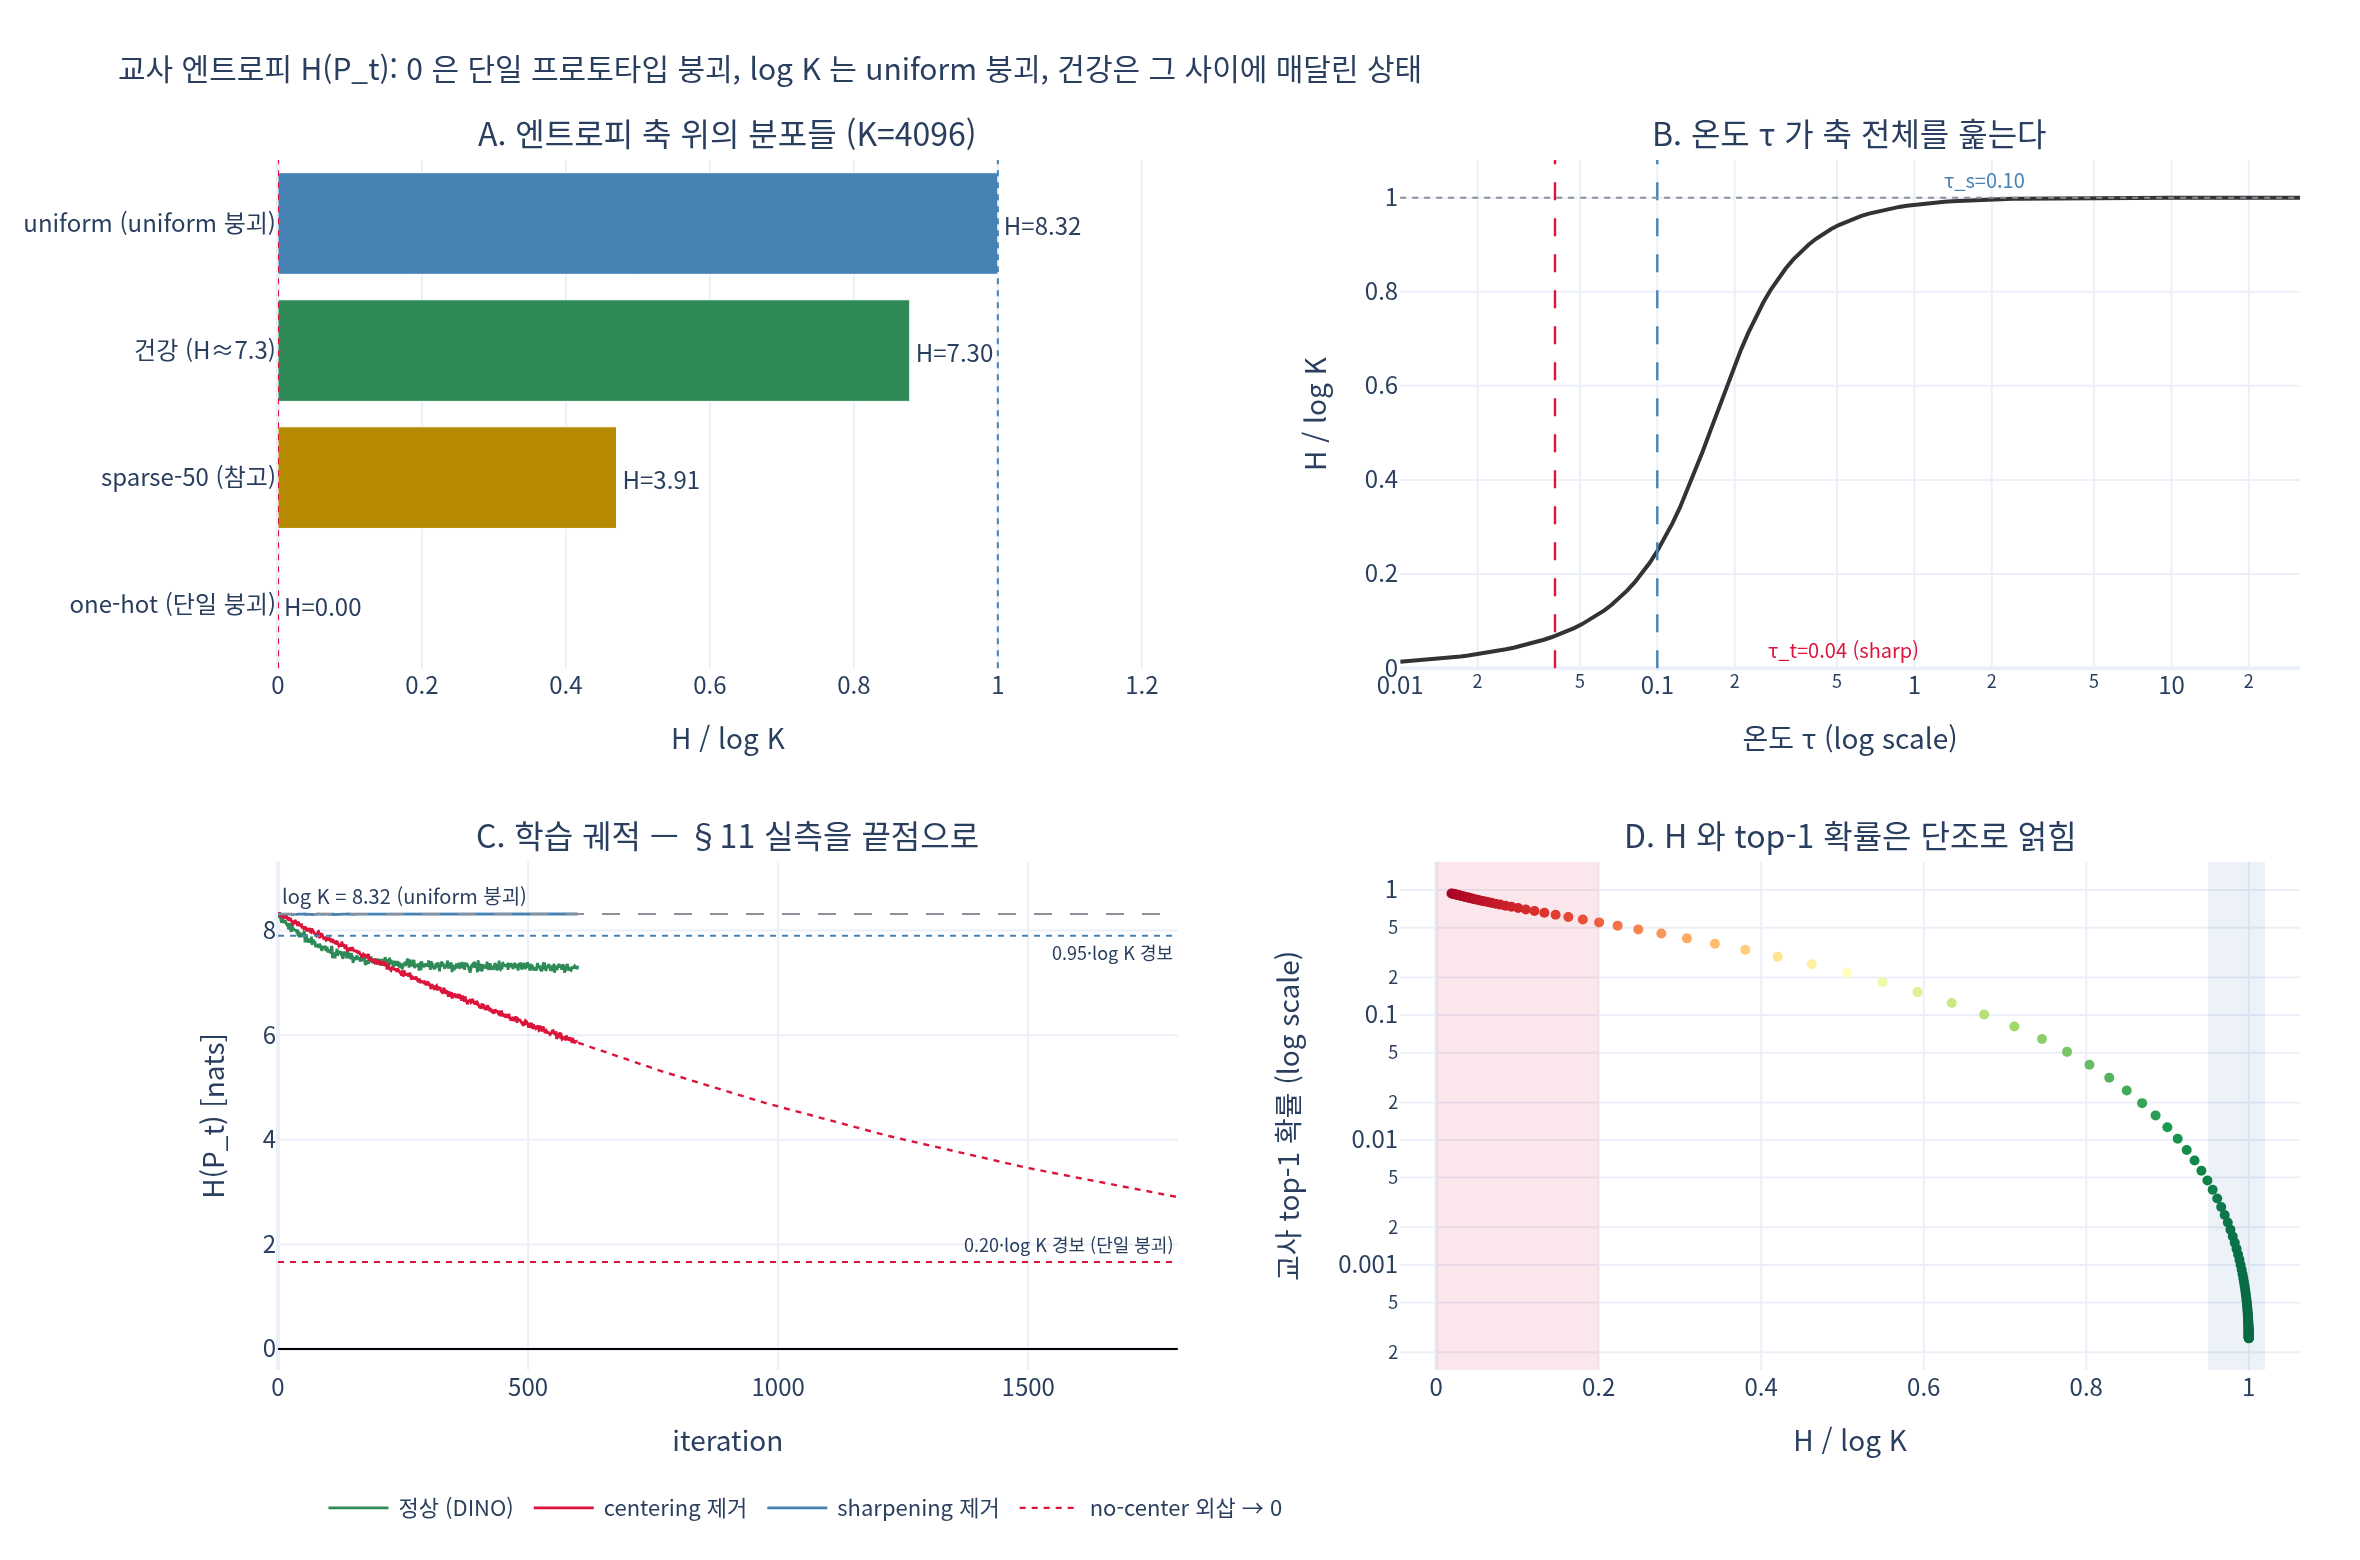

Python code for this plot:
# %% [markdown]
# # 교사 엔트로피 $H(P_t)$ 축 위의 세 구역
#
# DINO 사전학습에는 검증이 없다. loss는 붕괴할수록 오히려 **더 잘 내려간다**.
# 그래서 실제로 봐야 하는 진단량은 교사 분포의 모양, 그 중에서도 엔트로피다.
#
# $$
# H(P_t) \;=\; -\sum_{k=1}^{K} P_t(k)\,\log P_t(k)
# \;\in\; [\,0,\ \log K\,]
# $$
#
# | 구역 | 값 | 의미 |
# |---|---|---|
# | 왼쪽 끝 | $H \to 0$ | 항상 같은 one-hot → **단일 프로토타입 붕괴** (centering 실패) |
# | 오른쪽 끝 | $H \to \log K$ | 모든 입력이 $1/K$ flat → **uniform 붕괴** (sharpening 실패) |
# | 그 사이 | $0 \ll H \ll \log K$ | 두 힘이 균형 잡힌 **건강한 "매달린" 상태** |
#
# 이 스크립트는 $K = 4096$ 에서
# (1) 세 합성 분포를 축 위에 찍어 보고,
# (2) 온도 $\tau$ 하나로 엔트로피가 $0 \leftrightarrow \log K$ 를 연속으로 오가는 것을 보고,
# (3) 워크스루 §11 실측값을 시작/끝점으로 삼은 세 가지 "학습 궤적"에 경보선을 얹고,
# (4) 엔트로피와 top-1 확률이 단조로 얽혀 있음을 확인한다.

# %%
# 필요 패키지: numpy, plotly, kaleido  (torch 불필요 — numpy만으로 계산)
import os
import math

import numpy as np
import plotly.graph_objects as go
from plotly.subplots import make_subplots


def _show(fig):
    try:
        from IPython import get_ipython
        if get_ipython() is not None:  # VSCode 셀/Jupyter에서만 렌더링
            fig.show()
    except ImportError:
        pass


try:
    HERE = os.path.dirname(os.path.abspath(__file__))
except NameError:                      # 대화형 환경
    HERE = os.getcwd()

RNG = np.random.default_rng(0)
FONT = "Noto Sans CJK KR, Noto Sans KR, DejaVu Sans"

K = 4096                               # 워크스루의 OUT_DIM
LOGK = math.log(K)
print(f"K = {K},  log K = {LOGK:.4f} nats,  1/K = {1/K:.6f}")
# 출력: K = 4096,  log K = 8.3178 nats,  1/K = 0.000244


def entropy(p, axis=-1):
    """행별 섀넌 엔트로피 [nats]."""
    p = np.asarray(p, dtype=np.float64)
    return -(p * np.log(np.clip(p, 1e-300, None))).sum(axis=axis)


def softmax(z, tau=1.0, axis=-1):
    x = np.asarray(z, dtype=np.float64) / tau
    x = x - x.max(axis=axis, keepdims=True)
    e = np.exp(x)
    return e / e.sum(axis=axis, keepdims=True)


# %% [markdown]
# ## 1. $K$ 별 $\log K$ — 축의 오른쪽 끝은 $K$ 가 정한다
#
# 엔트로피의 절대값은 $K$ 를 모르면 해석할 수 없다. 항상 $\log K$ 대비 비율로 본다.

# %%
for k in (512, 4096, 65536):
    print(f"K={k:6d}  log K = {math.log(k):7.4f}   (DINO 기본값 K=65536)")
# 출력: K=   512  log K =  6.2383   (DINO 기본값 K=65536)
# 출력: K=  4096  log K =  8.3178   (DINO 기본값 K=65536)
# 출력: K= 65536  log K = 11.0904   (DINO 기본값 K=65536)

# %% [markdown]
# ## 2. 세 합성 분포를 축 위에 찍기
#
# - **one-hot**: 한 프로토타입에 $1-\varepsilon$ → $H \approx 0$
# - **uniform**: 모든 $k$ 에 $1/K$ → $H = \log K$
# - **건강**: 소수의 프로토타입에 확률이 몰려 있지만 여전히 여러 개가 살아 있는 분포.
#   워크스루 §11 의 정상 실측 $H \approx 7.3$ 에 맞추려고 랜덤 로짓의 온도를 이분법으로 조정했다.
# - **sparse-50**: 참고용 — 50개 프로토타입에만 균등, $H = \log 50 \approx 3.91$

# %%
eps = 1e-6
p_onehot = np.full(K, eps / (K - 1))
p_onehot[0] = 1.0 - eps

p_uniform = np.full(K, 1.0 / K)

p_sparse50 = np.zeros(K)
p_sparse50[:50] = 1.0 / 50

# 목표 엔트로피(7.30 nats)를 내는 온도를 이분법으로 찾는다
z_base = RNG.standard_normal(K)


def tau_for_entropy(z, target, lo=1e-3, hi=1e3, iters=200):
    for _ in range(iters):
        mid = math.sqrt(lo * hi)
        if entropy(softmax(z, mid)) < target:   # H는 tau에 대해 단조 증가
            lo = mid
        else:
            hi = mid
    return math.sqrt(lo * hi)


tau_healthy = tau_for_entropy(z_base, 7.30)
p_healthy = softmax(z_base, tau_healthy)

dists = {
    "one-hot (단일 붕괴)": p_onehot,
    "sparse-50 (참고)": p_sparse50,
    "건강 (H≈7.3)": p_healthy,
    "uniform (uniform 붕괴)": p_uniform,
}
print(f"목표 H=7.30 을 만드는 tau = {tau_healthy:.4f}\n")
print(f"{'분포':26s} {'H [nats]':>10s} {'H/logK':>8s} {'top-1 p':>9s} {'유효 프로토타입 exp(H)':>22s}")
for name, p in dists.items():
    H = entropy(p)
    print(f"{name:26s} {H:10.4f} {H/LOGK:8.3f} {p.max():9.4f} {math.exp(H):22.1f}")
# 출력: 목표 H=7.30 을 만드는 tau = 0.6734
# 출력:
# 출력: 분포                           H [nats]   H/logK   top-1 p        유효 프로토타입 exp(H)
# 출력: one-hot (단일 붕괴)                0.0000    0.000    1.0000                    1.0
# 출력: sparse-50 (참고)                 3.9120    0.470    0.0200                   50.0
# 출력: 건강 (H≈7.3)                     7.3000    0.878    0.0107                 1480.3
# 출력: uniform (uniform 붕괴)           8.3178    1.000    0.0002                 4096.0

# %% [markdown]
# $\exp(H)$ 는 "몇 개의 프로토타입이 실질적으로 살아 있나"(perplexity)로 읽으면 편하다.
# 건강한 $H=7.3$ 은 $K=4096$ 중 약 1480개가 살아 있다는 뜻 — 붕괴(1개)와 무의미(4096개) 사이다.

# %% [markdown]
# ## 3. 온도 $\tau$ 하나가 축 전체를 훑는다
#
# 같은 로짓이라도 $\tau \to 0$ 이면 one-hot($H\to 0$), $\tau \to \infty$ 면 uniform($H \to \log K$).
# 그래서 **sharpening**($\tau_t = 0.04$)은 왼쪽으로, **centering**은 오른쪽(정확히는 분포를 흩어)으로 민다.
# DINO는 $\tau_t < \tau_s = 0.1$ 이라는 부등호로 교사를 학생보다 왼쪽에 세워 학습 신호를 만든다.

# %%
taus = np.logspace(-2.0, 1.5, 120)
Z = RNG.standard_normal((256, K)) * 0.5          # 배치 256개의 교사 로짓
H_sweep = np.array([entropy(softmax(Z, t)).mean() for t in taus])
norm_sweep = H_sweep / LOGK

for t in (0.02, 0.04, 0.1, 1.0, 10.0):
    h = entropy(softmax(Z, t)).mean()
    print(f"tau={t:6.2f}   H={h:7.4f}   H/logK={h/LOGK:.3f}")
# 출력: tau=  0.02   H= 0.2475   H/logK=0.030
# 출력: tau=  0.04   H= 0.5693   H/logK=0.068
# 출력: tau=  0.10   H= 2.0711   H/logK=0.249
# 출력: tau=  1.00   H= 8.1926   H/logK=0.985
# 출력: tau= 10.00   H= 8.3165   H/logK=1.000
# 출력:   (tau=0.04 에서 H/logK=0.07 — sharpening 은 축의 왼쪽 끝으로 강하게 민다)

# %% [markdown]
# ## 4. 합성 학습 궤적 + 경보선
#
# 워크스루 §11 의 실측(3 epoch 미니 학습, $K=4096$)을 시작/끝점으로 삼는다.
#
# | 설정 | $H(P_t)$ 끝값 | $H/\log K$ | 판정 |
# |---|---|---|---|
# | DINO (center + sharpen) | 7.2 ~ 7.4 | 0.87 ~ 0.89 | 건강 — 두 끝 사이에 **매달림** |
# | centering 제거 | 5.86 이고 **계속 하강 중** | 0.70 ↓ | 단일 프로토타입 붕괴로 가는 중 |
# | sharpening 제거 ($\tau_t=\tau_s$) | $\approx 8.33 \approx \log K$ | 1.00 (정지) | uniform 붕괴 |
#
# 핵심은 **절대값이 아니라 추세**다. 5.86 자체는 "낮아서 나쁜" 값이 아니다 —
# 계속 내려가고 있고 top-1이 올라가고 argmax 다양성이 줄기 때문에 붕괴다.
#
# 경보 임계값 예시: $H/\log K > 0.95$ 가 수백 step 정지(uniform 의심),
# $H/\log K < 0.2$ (단일 붕괴 확정), 그리고 최근 500 step 기울기가 지속 음수(하강 추세).

# %%
T = 600                                            # step
t_axis = np.arange(T)

# (a) 정상: log K 근처에서 출발해 7.3 부근으로 안착 후 진동
normal = 7.3 + (LOGK - 7.3) * np.exp(-t_axis / 90.0) + RNG.normal(0, 0.045, T)

# (b) 단일 프로토타입 붕괴: 8.3 -> 5.86 (관측 구간), 이후 같은 지수율로 0 을 향해 외삽
k_decay = -math.log(5.86 / LOGK) / (T - 1)
single = LOGK * np.exp(-k_decay * t_axis) + RNG.normal(0, 0.03, T)
t_ext = np.arange(T, 3 * T)
single_ext = LOGK * np.exp(-k_decay * t_ext)       # 점선 외삽

# (c) uniform 붕괴: log K 에 붙어 꼼짝 않음
uniform_run = np.full(T, LOGK) - np.abs(RNG.normal(0, 0.004, T))

HI, LO = 0.95 * LOGK, 0.20 * LOGK
print(f"경보선: 0.95*logK = {HI:.3f},  0.20*logK = {LO:.3f}\n")


def slope(x, w=200):
    return float(np.polyfit(np.arange(w), x[-w:], 1)[0]) * 100  # per 100 step


for nm, x in (("정상", normal), ("no-center", single), ("no-sharpen", uniform_run)):
    h_end = x[-20:].mean()      # §11 과 같은 "마지막 20 step 평균"
    print(f"{nm:11s} H끝={h_end:6.3f}  H/logK={h_end/LOGK:5.3f}  "
          f"최근기울기={slope(x):+7.4f}/100step  "
          f"판정={'uniform 붕괴' if h_end > HI else ('단일 붕괴' if h_end < LO else ('하강 추세 경보' if slope(x) < -0.05 else '건강'))}")
# 출력: 경보선: 0.95*logK = 7.902,  0.20*logK = 1.664
# 출력:
# 출력: 정상          H끝= 7.287  H/logK=0.876  최근기울기=-0.0143/100step  판정=건강
# 출력: no-center   H끝= 5.900  H/logK=0.709  최근기울기=-0.3615/100step  판정=하강 추세 경보
# 출력: no-sharpen  H끝= 8.315  H/logK=1.000  최근기울기=-0.0002/100step  판정=uniform 붕괴

# %% [markdown]
# 정상 곡선도 학습 초반에는 $0.95\log K$ 위에 있다 — 대부분의 프로토타입이 아직 비어 있기 때문이다.
# 그래서 `0.95` 선은 "**정체**했을 때만" 경보다. 반대로 no-center 는 아직 0.2 선을 넘지 않았는데도
# 기울기 하나로 잡힌다.

# %% [markdown]
# ## 5. 엔트로피와 top-1 확률은 단조로 얽혀 있다
#
# $\max_k P_t(k) \to 1$ 은 $H \to 0$ 의 다른 얼굴이다. 그래서 둘을 같이 로깅해도
# 새 정보가 크게 늘지는 않는다. **엔트로피가 못 잡는 것은 marginal 불균형** —
# 배치마다 다른 프로토타입을 골라도 항상 같은 소수 집합만 쓰면 $H$ 는 멀쩡하다.
# 그래서 `argmax 다양성`과 `center 노름`을 함께 봐야 한다.

# %%
H_list, top1_list = [], []
for t in taus:
    p = softmax(Z[:64], t)
    H_list.append(entropy(p).mean())
    top1_list.append(p.max(-1).mean())
H_pts = np.array(H_list)
top1_pts = np.array(top1_list)

corr = np.corrcoef(H_pts / LOGK, top1_pts)[0, 1]
print(f"H/logK 와 top-1 의 상관계수 = {corr:.4f}  (단조 감소 관계)")
print(f"H/logK=0.878(건강) 근처의 top-1 ≈ "
      f"{top1_pts[np.argmin(np.abs(H_pts / LOGK - 0.878))]:.5f}   (1/K = {1/K:.5f})")
# 출력: H/logK 와 top-1 의 상관계수 = -0.9786  (단조 감소 관계)
# 출력: H/logK=0.878(건강) 근처의 top-1 ≈ 0.01573   (1/K = 0.00024)

# %% [markdown]
# ## 6. 4패널 그림
#
# 좌상: 축 위의 세(+1) 분포 · 우상: 온도 스윕 · 좌하: 궤적 + 경보선 · 우하: $H$ vs top-1

# %%
GREEN, RED, BLUE, GRAY = "#2e8b57", "#dc143c", "#4682b4", "#8a8f98"

fig = make_subplots(
    rows=2, cols=2,
    subplot_titles=(
        "A. 엔트로피 축 위의 분포들 (K=4096)",
        "B. 온도 τ 가 축 전체를 훑는다",
        "C. 학습 궤적 — §11 실측을 끝점으로",
        "D. H 와 top-1 확률은 단조로 얽힘",
    ),
    horizontal_spacing=0.11, vertical_spacing=0.16,
)

# --- A: 정규화 엔트로피 막대
names = list(dists.keys())
vals = [entropy(p) / LOGK for p in dists.values()]
fig.add_trace(go.Bar(
    x=vals, y=names, orientation="h",
    marker_color=[RED, "#b58900", GREEN, BLUE],
    text=[f"H={entropy(p):.2f}" for p in dists.values()],
    textposition="outside", cliponaxis=False, showlegend=False,
), row=1, col=1)
fig.add_vline(x=0.0, line=dict(color=RED, dash="dot", width=1), row=1, col=1)
fig.add_vline(x=1.0, line=dict(color=BLUE, dash="dot", width=1), row=1, col=1)

# --- B: 온도 스윕
fig.add_trace(go.Scatter(x=taus, y=norm_sweep, mode="lines",
                         line=dict(color="#333", width=2), showlegend=False), row=1, col=2)
for t, c, lbl, pos in ((0.04, RED, "τ_t=0.04 (sharp)", "bottom left"),
                       (0.1, BLUE, "τ_s=0.10", "top right")):
    fig.add_vline(x=t, line=dict(color=c, width=1.2, dash="dash"),
                  annotation_text=lbl, annotation_font_size=10,
                  annotation_position=pos,
                  annotation_font_color=c, row=1, col=2)
fig.add_hline(y=1.0, line=dict(color=GRAY, dash="dot", width=1), row=1, col=2)

# --- C: 궤적
for nm, y, c in (("정상 (DINO)", normal, GREEN),
                 ("centering 제거", single, RED),
                 ("sharpening 제거", uniform_run, BLUE)):
    fig.add_trace(go.Scatter(x=t_axis, y=y, mode="lines", name=nm,
                             line=dict(color=c, width=1.4)), row=2, col=1)
fig.add_trace(go.Scatter(x=t_ext, y=single_ext, mode="lines", name="no-center 외삽 → 0",
                         line=dict(color=RED, width=1.2, dash="dot")), row=2, col=1)
fig.add_hline(y=LOGK, line=dict(color=GRAY, dash="dash", width=1),
              annotation_text="log K = 8.32 (uniform 붕괴)", annotation_font_size=10,
              annotation_position="top left", row=2, col=1)
fig.add_hline(y=HI, line=dict(color=BLUE, dash="dot", width=1),
              annotation_text="0.95·log K 경보", annotation_font_size=9,
              annotation_position="bottom right", row=2, col=1)
fig.add_hline(y=LO, line=dict(color=RED, dash="dot", width=1),
              annotation_text="0.20·log K 경보 (단일 붕괴)", annotation_font_size=9,
              annotation_position="top right", row=2, col=1)
fig.add_hline(y=0.0, line=dict(color="#000", width=1), row=2, col=1)

# --- D: H vs top-1
fig.add_trace(go.Scatter(
    x=H_pts / LOGK, y=top1_pts, mode="markers",
    marker=dict(size=5, color=H_pts / LOGK, colorscale="RdYlGn", showscale=False),
    showlegend=False), row=2, col=2)
fig.add_vrect(x0=0.0, x1=0.20, fillcolor=RED, opacity=0.10, line_width=0, row=2, col=2)
fig.add_vrect(x0=0.95, x1=1.02, fillcolor=BLUE, opacity=0.10, line_width=0, row=2, col=2)

fig.update_xaxes(title_text="H / log K", range=[0, 1.25], row=1, col=1)
fig.update_xaxes(title_text="온도 τ (log scale)", type="log", row=1, col=2)
fig.update_yaxes(title_text="H / log K", range=[0, 1.08], row=1, col=2)
fig.update_xaxes(title_text="iteration", row=2, col=1)
fig.update_yaxes(title_text="H(P_t) [nats]", range=[-0.4, LOGK * 1.12], row=2, col=1)
fig.update_xaxes(title_text="H / log K", row=2, col=2)
fig.update_yaxes(title_text="교사 top-1 확률 (log scale)", type="log", row=2, col=2)

fig.update_layout(
    height=780, width=1180, template="plotly_white",
    font=dict(family=FONT, size=12),
    title=dict(text="교사 엔트로피 H(P_t): 0 은 단일 프로토타입 붕괴, log K 는 uniform 붕괴, 건강은 그 사이에 매달린 상태",
               font=dict(size=15)),
    legend=dict(orientation="h", y=-0.09, x=0.02, font=dict(size=11)),
    margin=dict(l=70, r=30, t=80, b=90),
)

_show(fig)

out_png = os.path.join(HERE, "expy.png")
fig.write_image(out_png, scale=2)
print(f"saved: {out_png}")
# 출력: saved: /home/sungwoo/projects/swcho/dino/fm/training/.fm/hints/cb090713-de5d-440d-8d2e-51f2770e2838/expy.png

# %% [markdown]
# ## 7. 로깅 레시피
#
# 실제 학습 루프에 넣을 코드는 세 줄이다.
#
# ```python
# with torch.no_grad():
#     p_t = F.softmax((teacher_output.float() - dino_loss.center) / teacher_temp, dim=-1)
#     H_t = -(p_t * p_t.clamp_min(1e-12).log()).sum(-1).mean()      # nats
#     log = {"H_t": H_t.item(), "H_norm": H_t.item() / math.log(K), # 0~1 로 정규화
#            "top1": p_t.max(-1).values.mean().item(),
#            "uniq": p_t.argmax(-1).unique().numel(),               # argmax 다양성
#            "cnorm": dino_loss.center.norm().item()}               # center 발산 감시
# ```
#
# - `clamp_min(1e-12)` 없으면 $0\log 0$ 에서 NaN.
# - `teacher_output` 은 **centering 뒤, sharpening 뒤**의 분포로 재야 한다. 로짓 그대로 재면 무의미.
# - `H_norm` 으로 남기면 $K$ 를 바꿔도 같은 그래프에서 비교된다.
# - loss는 붕괴할수록 내려간다 — 절대 loss만 보고 판단하지 말 것.
